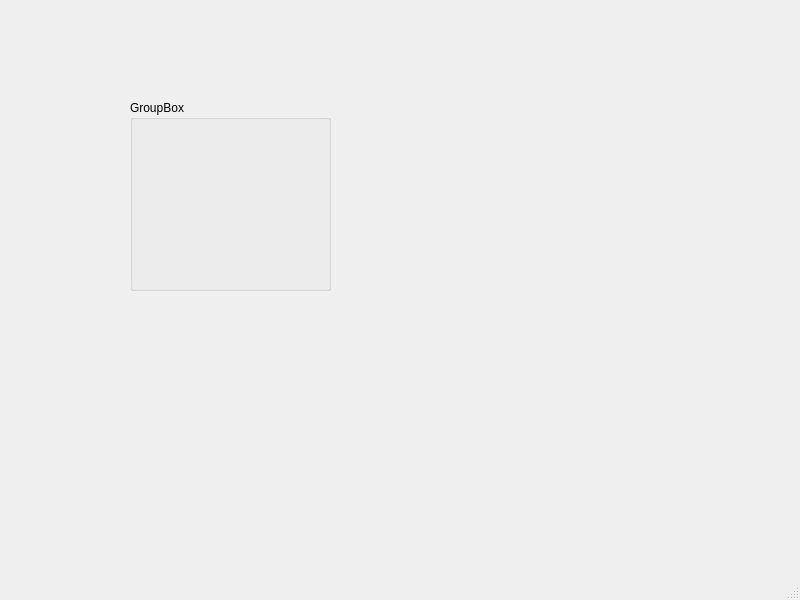
<?xml version="1.0" encoding="UTF-8"?>
<ui version="4.0">
 <class>MainWindow</class>
 <widget class="QMainWindow" name="MainWindow">
  <property name="geometry">
   <rect>
    <x>0</x>
    <y>0</y>
    <width>800</width>
    <height>600</height>
   </rect>
  </property>
  <property name="windowTitle">
   <string>MainWindow</string>
  </property>
  <widget class="QWidget" name="centralwidget">
   <widget class="QGroupBox" name="groupBox">
    <property name="geometry">
     <rect>
      <x>130</x>
      <y>100</y>
      <width>201</width>
      <height>191</height>
     </rect>
    </property>
    <property name="styleSheet">
     <string notr="true">background-image: url(:/image/a.png);</string>
    </property>
    <property name="title">
     <string>GroupBox</string>
    </property>
   </widget>
  </widget>
  <widget class="QMenuBar" name="menubar">
   <property name="geometry">
    <rect>
     <x>0</x>
     <y>0</y>
     <width>800</width>
     <height>22</height>
    </rect>
   </property>
  </widget>
  <widget class="QStatusBar" name="statusbar"/>
 </widget>
 <resources>
  <include location="image.qrc"/>
  <include location="box_ico.qrc"/>
 </resources>
 <connections/>
</ui>
